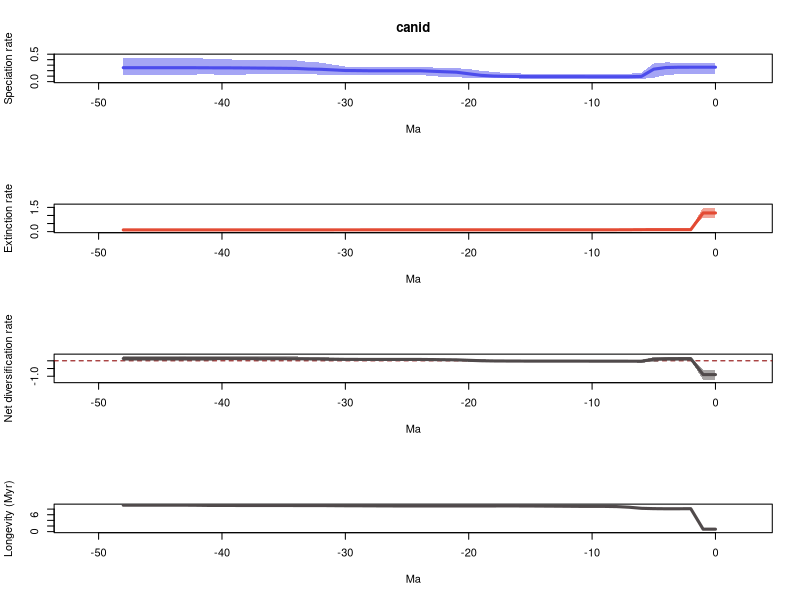

Reproduce this figure in R.
# 1 files combined:
# 	/home/eeb177-student/Desktop/eeb-177/lab-work/exercise-9/longer-pyrate-run/pyrate_mcmc_logs/canid_occ_1_marginal_rates.log

# 95% HPDs calculated using code from Biopy (https://www.cs.auckland.ac.nz/~yhel002/biopy/)

pdf(file='/home/eeb177-student/Desktop/eeb-177/lab-work/exercise-9/longer-pyrate-run/pyrate_mcmc_logs/canid_occ_1_marginal_rates_RTT.pdf',width=0.6*9, height=16.8)
par(mfrow=c(4,1))
library(scales)
L_hpd_m95=c(0.132404042425, 0.132404042425,0.132404042425,0.134240242113,0.121384757124,0.0708262285181,0.0480726517056,0.0543053552223,0.0550442341102,0.0543053552223,0.0545605642354,0.0553732470527,0.055657395459,0.055657395459,0.055657395459,0.055657395459,0.0571028587001,0.0573685448488,0.0583580792939,0.0613291228802,0.0659835017574,0.0825772465474,0.0861428922332,0.100056624331,0.124385717649,0.124385717649,0.12772348933,0.127077975432,0.122984277529,0.126395045025,0.124385717649,0.12772348933,0.129261472387,0.131158924568,0.142293223426,0.135650128329,0.142664406278,0.136074424243,0.130238262419,0.123660316602,0.129328765238,0.130238262419,0.130238262419,0.12425591392,0.129612413494,0.123257698577,0.123257698577,0.123660316602,0.123257698577)
L_hpd_M95=c(0.341663758745, 0.341663758745,0.341663758745,0.3453535533,0.350022010439,0.331892259672,0.161286192551,0.144276264666,0.14373518463,0.14161050673,0.14161050673,0.140974575525,0.140974575525,0.140974575525,0.140974575525,0.140974575525,0.150036745032,0.159079252233,0.176082001111,0.199017341067,0.227570287053,0.246215633264,0.24735172381,0.25842082977,0.259726696765,0.258676396318,0.260986919915,0.259893501025,0.258881269515,0.269592458903,0.275680493405,0.310251558925,0.347327267359,0.358877926303,0.386271631187,0.386423554242,0.400398752143,0.401111740673,0.401111740673,0.401111740673,0.412471954596,0.418875463737,0.424073187049,0.429883635742,0.438167510186,0.433114236666,0.435415806692,0.437153615985,0.437153615985)
M_hpd_m95=c(0.869197263669, 0.869197263669,0.087555837007,0.0878429338172,0.0870122989556,0.0879325395895,0.0878429338172,0.0860607171603,0.0867758652366,0.0868184377933,0.0868811366582,0.0870122989556,0.0865878550671,0.0867009725357,0.0867758652366,0.0865878550671,0.0865878550671,0.0867758652366,0.0873801834466,0.0874520692892,0.0874520692892,0.0874520692892,0.0873801834466,0.0873801834466,0.0873801834466,0.0878292421852,0.0873801834466,0.0868184377933,0.0868811366582,0.0867758652366,0.0861696606878,0.0844266935729,0.0816322312556,0.0816322312556,0.0814490866019,0.0815522417191,0.0792085442989,0.0792085442989,0.0790030168947,0.0816322312556,0.0815522417191,0.0815522417191,0.0790030168947,0.0775809344179,0.0775809344179,0.0775809344179,0.0775809344179,0.0775809344179,0.0775809344179)
M_hpd_M95=c(1.48906662884, 1.48906662884,0.185540319481,0.186666296815,0.187350280096,0.185540319481,0.182297822357,0.152807359521,0.138217292267,0.135149448647,0.135118815459,0.135149448647,0.132927602666,0.131776461024,0.130604992523,0.12967944689,0.12967944689,0.12967944689,0.130099849525,0.130099849525,0.130099849525,0.130099849525,0.130099849525,0.130099849525,0.130099849525,0.130604992523,0.130099849525,0.12990533787,0.130604992523,0.131520818826,0.131520818826,0.131430184325,0.131430184325,0.132288593155,0.132288593155,0.133375120901,0.131400128543,0.131520818826,0.131520818826,0.134617204249,0.134617204249,0.13495358607,0.13563517858,0.138310090022,0.138310090022,0.138310090022,0.138310090022,0.138310090022,0.138310090022)
R_hpd_m95=c(-1.22582792478, -1.22582792478,0.0114947331479,0.0114947331479,-0.0153552565524,-0.0606556785475,-0.125778155875,-0.0785396731405,-0.0672913735049,-0.0672913735049,-0.0669682195484,-0.0662069147114,-0.0648512139576,-0.0650107285985,-0.0651707659591,-0.0587571108009,-0.0596274793483,-0.0587571108009,-0.0598535321415,-0.0552897258965,-0.0450090332141,-0.0326128385087,-0.0246382552514,-0.0082768888818,0.0132617540738,0.0107040804361,0.015017639915,0.00971704430533,0.011736399512,0.0146365706814,0.0107084094077,0.00932543198925,0.0242025240709,0.025237385551,0.0311172116581,0.0283101413447,0.0296982775622,0.0172113940746,0.0315990886659,0.0315990886659,0.025237385551,0.0172113940746,0.0172113940746,0.0172113940746,0.0138115878731,0.0130541992915,0.011736399512,0.0130541992915,0.0130541992915)
R_hpd_M95=c(-0.575409915603, -0.575409915603,0.232274799556,0.234939267109,0.231474336263,0.232419216937,0.0632018834872,0.0490314801364,0.040142290268,0.0345938272162,0.0344616575078,0.0345938272162,0.0336487883814,0.0331493141115,0.0323557167085,0.0386404142768,0.0446913876841,0.0562260531721,0.0700669091884,0.095289762221,0.126108110799,0.138570946489,0.143260530842,0.153498655411,0.153843086841,0.150658806446,0.153843086841,0.148683687789,0.153498655411,0.164857458347,0.166813082534,0.20002025262,0.250352172726,0.261779484139,0.283150577117,0.284896842296,0.29626925148,0.291515955343,0.311920653507,0.316276945791,0.316276945791,0.313020550264,0.316505506495,0.32689405183,0.32689405183,0.327222319688,0.32858607176,0.330870410935,0.331567787499)
L_mean=c(0.262864906811, 0.262864906811,0.262893486777,0.262257310394,0.257209982279,0.227345792085,0.094987706219,0.090069763302,0.0897424640791,0.0898523019584,0.0900352958219,0.0906189491615,0.0906208205485,0.0908301235573,0.0909944395566,0.0914286262245,0.093547751729,0.0968645770483,0.101372477803,0.114601190581,0.142830653601,0.171798844485,0.180383906802,0.189569066922,0.198345338267,0.198333576925,0.197806392445,0.197408017896,0.197975724549,0.200548711281,0.203072578731,0.21384765999,0.224846453232,0.229991177327,0.240228568712,0.243181163666,0.245266740166,0.246651301216,0.248972019315,0.250524017878,0.25162461029,0.251902988309,0.253151466872,0.25407567833,0.253917413074,0.253936441699,0.253772360106,0.253905379131,0.254105274079)
M_mean=c(1.15648376761, 1.15648376761,0.122845202646,0.123040604112,0.123180700528,0.122500814816,0.120796890313,0.115381883719,0.112485418738,0.111590898577,0.111488502988,0.111381012182,0.110925108116,0.110497379957,0.110141038894,0.109781267703,0.109585864489,0.109487066817,0.109636357628,0.1096565937,0.1096565937,0.1096565937,0.109663841282,0.109663841282,0.109663841282,0.109651639933,0.109638339013,0.109432213121,0.109223831531,0.108923594726,0.108801754952,0.108441630205,0.108001203825,0.108033450753,0.107951097229,0.107854879571,0.107793604248,0.107754060947,0.107747041243,0.107644915149,0.107611788288,0.107523353667,0.106867534162,0.106459224535,0.106459224535,0.106459224535,0.106459224535,0.106459224535,0.106459224535)
R_mean=c(-0.893618860803, -0.893618860803,0.140048284131,0.139216706282,0.134029281751,0.104844977269,-0.0258091840943,-0.0253121204173,-0.0227429546591,-0.0217385966191,-0.0214532071665,-0.0207620630204,-0.0203042875675,-0.0196672564002,-0.0191465993371,-0.0183526414784,-0.0160381127601,-0.0126224897687,-0.00826387982515,0.00494459688006,0.0331740599003,0.0621422507846,0.0707200655194,0.0799052256396,0.0886814969842,0.0886819369925,0.0881680534327,0.0879758047748,0.0887518930179,0.0916251165557,0.0942708237788,0.105406029785,0.116845249407,0.121957726574,0.132277471483,0.135326284094,0.137473135918,0.13889724027,0.141224978072,0.142879102729,0.144012822002,0.144379634642,0.146283932711,0.147616453795,0.14745818854,0.147477217164,0.147313135571,0.147446154596,0.147646049545)
trans=0.5
age=(0:(49-1))* -1
plot(age,age,type = 'n', ylim = c(0, 0.481984261205), xlim = c(-51.45,2.45), ylab = 'Speciation rate', xlab = 'Ma',main='canid' )
polygon(c(age, rev(age)), c(L_hpd_M95, rev(L_hpd_m95)), col = alpha("#4c4cec",trans), border = NA)
lines(rev(age), rev(L_mean), col = "#4c4cec", lwd=3)
plot(age,age,type = 'n', ylim = c(0, 1.63797329172), xlim = c(-51.45,2.45), ylab = 'Extinction rate', xlab = 'Ma' )
polygon(c(age, rev(age)), c(M_hpd_M95, rev(M_hpd_m95)), col = alpha("#e34a33",trans), border = NA)
lines(rev(age), rev(M_mean), col = "#e34a33", lwd=3)
plot(age,age,type = 'n', ylim = c(-1.34841071726, 0.364724566248), xlim = c(-51.45,2.45), ylab = 'Net diversification rate', xlab = 'Ma' )
abline(h=0,lty=2,col="darkred")
polygon(c(age, rev(age)), c(R_hpd_M95, rev(R_hpd_m95)), col = alpha("#504A4B",trans), border = NA)
lines(rev(age), rev(R_mean), col = "#504A4B", lwd=3)
plot(age,age,type = 'n', ylim = c(0, max(1/M_mean)), xlim = c(-51.45,2.45), ylab = 'Longevity (Myr)', xlab = 'Ma' )
lines(rev(age), rev(1/M_mean), col = "#504A4B", lwd=3)
n <- dev.off()